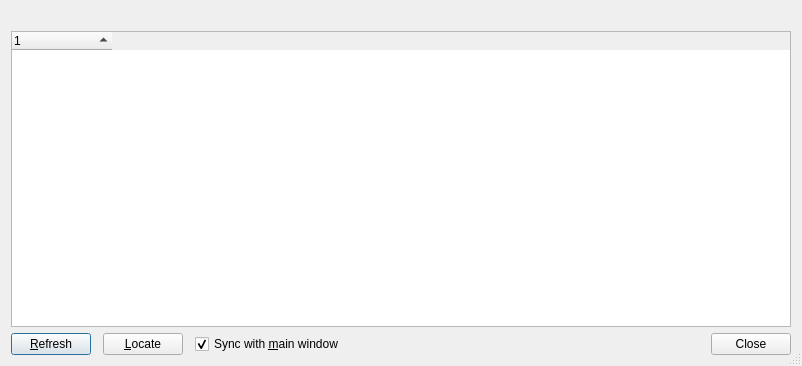
<?xml version="1.0" encoding="UTF-8"?>
<ui version="4.0">
 <class>FileAgeStatsWindow</class>
 <widget class="QDialog" name="FileAgeStatsWindow">
  <property name="geometry">
   <rect>
    <x>0</x>
    <y>0</y>
    <width>802</width>
    <height>366</height>
   </rect>
  </property>
  <property name="windowTitle">
   <string>File Age</string>
  </property>
  <property name="sizeGripEnabled">
   <bool>true</bool>
  </property>
  <layout class="QVBoxLayout" name="verticalLayout">
   <item>
    <widget class="QLabel" name="headingLabel">
     <property name="font">
      <font>
       <weight>75</weight>
       <bold>true</bold>
      </font>
     </property>
    </widget>
   </item>
   <item>
    <widget class="QTreeWidget" name="treeWidget">
     <property name="rootIsDecorated">
      <bool>true</bool>
     </property>
     <property name="sortingEnabled">
      <bool>true</bool>
     </property>
     <attribute name="headerStretchLastSection">
      <bool>false</bool>
     </attribute>
     <column>
      <property name="text">
       <string notr="true">1</string>
      </property>
     </column>
    </widget>
   </item>
   <item>
    <layout class="QHBoxLayout" name="horizontalLayout_2" stretch="0,0,1,0">
     <property name="spacing">
      <number>12</number>
     </property>
     <item>
      <widget class="QPushButton" name="refreshButton">
       <property name="toolTip">
        <string>Update the statistics for the same url</string>
       </property>
       <property name="text">
        <string>&amp;Refresh</string>
       </property>
      </widget>
     </item>
     <item>
      <widget class="QPushButton" name="locateButton">
       <property name="toolTip">
        <string>&lt;p style='white-space:pre'&gt;Show a list of the files modified in this year and month&lt;br/&gt;(only if no more than 10,000)&lt;/p&gt;</string>
       </property>
       <property name="text">
        <string>&amp;Locate</string>
       </property>
      </widget>
     </item>
     <item>
      <widget class="QCheckBox" name="syncCheckBox">
       <property name="toolTip">
        <string>&lt;p style='white-space:pre'&gt;If checked: when a different directory is selected in the main&lt;br/&gt;window, the content of this window is automatically updated&lt;/p&gt;</string>
       </property>
       <property name="text">
        <string>Sync with &amp;main window</string>
       </property>
       <property name="checked">
        <bool>true</bool>
       </property>
      </widget>
     </item>
     <item>
      <widget class="QDialogButtonBox" name="buttonBox">
       <property name="standardButtons">
        <set>QDialogButtonBox::Close</set>
       </property>
      </widget>
     </item>
    </layout>
   </item>
  </layout>
 </widget>
 <resources/>
 <connections>
  <connection>
   <sender>buttonBox</sender>
   <signal>rejected()</signal>
   <receiver>FileAgeStatsWindow</receiver>
   <slot>close()</slot>
   <hints>
    <hint type="sourcelabel">
     <x>653</x>
     <y>343</y>
    </hint>
    <hint type="destinationlabel">
     <x>199</x>
     <y>149</y>
    </hint>
   </hints>
  </connection>
 </connections>
</ui>
